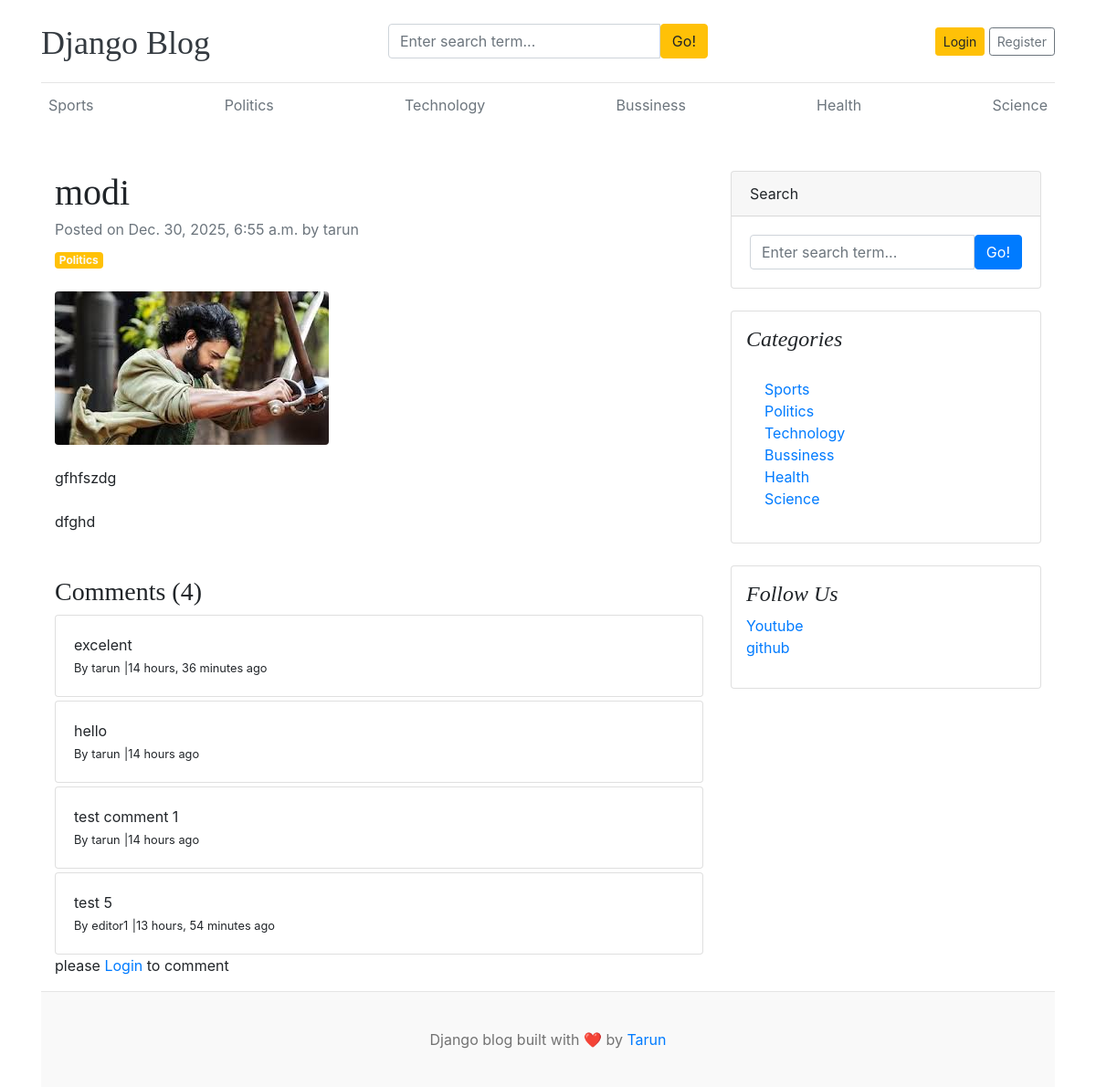
The page /blogs/modi/ on the database its author committed.
### blogs/models.py (models this page shows, shortened)
class Category(models.Model):
    category_name=models.CharField(max_length=100,unique=True)
    created_at=models.DateTimeField(auto_now_add=True)
    updated_at=models.DateTimeField(auto_now=True)
    class Meta:
        verbose_name_plural='categories'
    def __str__(self):
        return self.category_name

class Blog(models.Model):
    title=models.CharField(max_length=100)
    slug=models.SlugField(max_length=100,unique=True,blank=True)
    category=models.ForeignKey(Category,on_delete=models.CASCADE)
    author=models.ForeignKey(User,on_delete=models.CASCADE)
    featured_image=models.ImageField(upload_to='uploads/%Y/%m/%d')
    short_description=models.TextField(max_length=500)
    blog_body=models.TextField(max_length=2000)
    status=models.CharField(max_length=100,choices=STATUS_CHOICES,default="Draft")
    is_featured=models.BooleanField(default=False)
    created_at=models.DateTimeField(auto_now_add=True)
    updated_at=models.DateTimeField(auto_now=True)

class Comments(models.Model):
    user=models.ForeignKey(User,on_delete=models.CASCADE)
    blog=models.ForeignKey(Blog,on_delete=models.CASCADE)
    comment=models.CharField(max_length=250)
    created_at=models.DateTimeField(auto_now_add=True)
    updated_at=models.DateTimeField(auto_now=True)
    def __str__(self):
        return self.comment

### assignments/models.py (models this page shows, shortened)
class SocialLinks(models.Model):
    platform_name=models.CharField(max_length=25)
    platform_link=models.URLField(max_length=100)
    created_at=models.DateTimeField(auto_now_add=True)
    updated_at=models.DateTimeField(auto_now=True)

### blogs/views.py (the view, shortened to what this page needs)
# urls.py: path('blogs/<slug:slug>/',Blogviews.blogs,name='blogs'),
def blogs(request,slug):
    single_blog=get_object_or_404(Blog,slug=slug,status='Published')
    comments=Comments.objects.filter(blog=single_blog)
    comment_count=comments.count()
    context={
        'single_blog':single_blog,
        'comments':comments,
        'comment_count':comment_count,
    }
    return render(request,'blogs.html',context)

### blogs/context_processors.py (called while the page is built)
def get_categories(request):
    categories=Category.objects.all()
    return dict(categories=categories)

def get_social_links(request):
    social_links=SocialLinks.objects.all()
    return dict(social_links=social_links)

### templates/blogs.html
{% extends 'base.html' %}
{% block start %}
<div class="container mt-5">
    <div class="row">
        <div class="col-lg-8">
            <article>
                <header class="mb-4">
                    <h1 class="fw-bolder mb-1">{{single_blog.title}}</h1>
                    <div class="text-muted fst-italic mb-2">Posted on {{single_blog.created_at}}  by {{single_blog.author}}</div>
                    <a class="badge bg-warning text-decoration-none text-light" href="#!">{{single_blog.category}}</a>
                </header>
                <figure class="mb-4"><img class="img-fluid rounded" src="{{ single_blog.featured_image.url }}" alt="..." /></figure>
                <section class="mb-5">
                    <p class="fs-5 mb-4">{{single_blog.short_description}}</p>
                    <p class="fs-5 mb-4">{{single_blog.blog_body}}</p>
                </section>
            </article>
            <div>
                <h3>Comments ({% if comments %}{{comment_count}}{% else %} 0{% endif %})</h3>
                {% if comments %}
                {% for comment in comments%}
                <div class="card mt-1">
                    <div class="card-body">
                        <p class="card-text mb-0">{{comment}}</p>
                        <span>
                            <small>By {{comment.user}}</small>
                            <small>|{{comment.created_at |timesince }} ago</small>
                        </span>
                    </div>
                </div>
                {% endfor %}
                {% else %}
                <p>No comments Yet.</p>
                {% endif %}
                {% if user.is_authenticated %}
                <div class="form-group mt-4">
                    <form action="" method="POST">
                        {% csrf_token %}
                        <textarea name="comment" class="form-control mb-2" placeholder="Enter comment"></textarea>
                        <button type="submit" class="btn btn-primary">Submit</button>
                    </form>
                </div>
                {% else %}
                <p>please <span><a href="{% url 'login' %}">Login</a></span> to comment</p>
                {% endif %}
            </div>
        </div>
        <div class="col-lg-4">
            <div class="card mb-4">
                <div class="card-header">Search</div>
                <div class="card-body">
                    <div class="input-group">
                        <input class="form-control" type="text" placeholder="Enter search term..." aria-label="Enter search term..." aria-describedby="button-search" />
                        <button class="btn btn-primary" id="button-search" type="button">Go!</button>
                    </div>
                </div>
            </div>
            <div class="card mb-4 p-3">
                <h4 class="font-italic">Categories</h4>
                <div class="card-body">
                    <div class="row">
                        <div class="col-sm-6">
                            <ul class="list-unstyled mb-0">
                                {% for cat in categories %}
                                <li><a href="{% url 'posts_by_category' cat.id%}">{{cat.category_name}}</a></li>
                                {% endfor %}
                            </ul>
                        </div>
                    </div>
                </div>
            </div>
             {% if social_links %}
            <div class="card mb-4 p-3">
                <h4 class="font-italic">Follow Us</h4>
                <ol class="list-unstyled">
                    {% for link in social_links %}
                    <li><a href="{{link.platform_link}}" target="_blank">{{link.platform_name}}</a></li>
                    {% endfor %}
                </ol>
            </div>
            {% endif %}
        </div>
    </div>
</div>
{% endblock %}

### templates/base.html (shortened to what this page needs)
{% load static %}
<!DOCTYPE html>
<html lang="en">
<head>
    <link href="https://getbootstrap.com/docs/4.0/dist/css/bootstrap.min.css" rel="stylesheet">
    <link href="{%static 'css/blog.css' %}" rel="stylesheet">
    <link rel="stylesheet" href="https://cdnjs.cloudflare.com/ajax/libs/font-awesome/6.0.0/css/all.min.css" />
  </head>
<body>
    <div class="container">
      <header class="blog-header py-3">
        <div class="row flex-nowrap justify-content-between align-items-center">
          <div class="col-4 pt-1">
            <a class="blog-header-logo text-dark" href="/">Django Blog</a>
          </div>
          <div class="col-4">
            <form action="{% url 'search' %}" method="get">
               <div class="input-group">
                      <input class="form-control" name="keyword" type="text" placeholder="Enter search term..." aria-label="Enter search term..." aria-describedby="button-search" />
                      <button class="btn btn-warning" id="button-search" type="submit">Go!</button>
              </div>
            </form>
          </div>
          <div class="col-4 d-flex justify-content-end align-items-center">
            {% if not user.is_authenticated %}
            <a class="btn btn-sm btn-warning" href="{% url 'login' %}">Login</a> &nbsp;
            <a class="btn btn-sm btn-outline-secondary" href="{% url 'register' %}">Register</a>
            {% endif %}
          </div>
        </div>
      </header>
      <div class="nav-scroller py-1 mb-2">
        <nav class="nav d-flex justify-content-between">
          {% for cat in categories %}
            <a class="p-2 text-muted" href="{% url 'posts_by_category' cat.id %}">{{cat.category_name}}</a>
          {% endfor %}
        </nav>
      </div>
{% block start %}
{% endblock %}
<footer class="blog-footer">
  <p>Django blog built with ❤️ by <a href="#">Tarun</a></p>
</footer>
</body>
</html>

### blog_main/static/css/blog.css (style rules this page uses)
.blog-header { border-bottom: 1px solid #e5e5e5; }
.blog-header-logo { font-family: "Playfair Display", Georgia, "Times New Roman", serif; font-size: 2.25rem; }
h1, h2, h3, h4, h5, h6 { font-family: "Playfair Display", Georgia, "Times New Roman", serif; }
.blog-footer { padding: 2.5rem 0; color: #727272; text-align: center; background-color: #f9f9f9; border-top: .05rem solid #e5e5e5; }
.blog-footer p:last-child { margin-bottom: 0; }

### rows shown on the page
Category: category_name "Sports"
Category: category_name "Politics"
Category: category_name "Technology"
Category: category_name "Bussiness"
Category: category_name "Health"
Category: category_name "Science"
Blog: title "modi", created_at "Dec. 30, 2025, 6:55 a.m.", author "tarun", category "Politics", featured_image (picture), short_description "gfhfszdg", blog_body "dfghd"
Comments: comment "excelent", user "tarun", created_at "14 hours, 36 minutes"
Comments: comment "hello", user "tarun", created_at "14 hours"
Comments: comment "test comment 1", user "tarun", created_at "14 hours"
Comments: comment "test 5", user "editor1", created_at "13 hours, 54 minutes"
SocialLinks: platform_name "Youtube"
SocialLinks: platform_name "github"

### other values the page prints
{{ comment_count }} "4"
